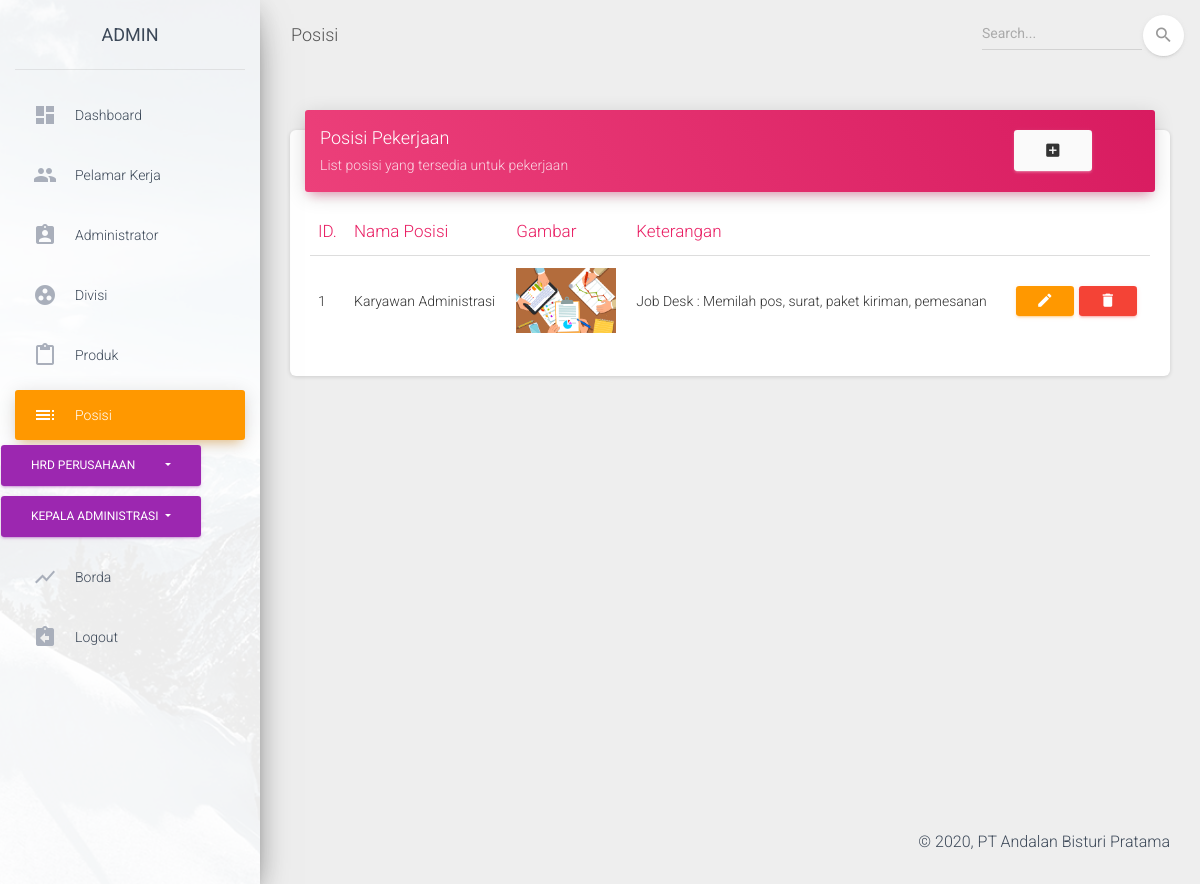
Screenshot of /index.php/Admin/Posisi with the database file from the repository.
### tables this page shows
CREATE TABLE `posisi_kerja` (
  `id_posisi` int(11) NOT NULL,
  `nama_posisi` varchar(45) NOT NULL,
  `fk_id_divisi` int(11) NOT NULL,
  `gambar` varchar(100) NOT NULL,
  `keterangan` text NOT NULL
);

### application/controllers/Admin/Posisi.php (called while the page is built, shortened)
<?php
class Posisi extends CI_Controller {
	public function __construct()
	{
		$this->load->library('form_validation');
		$this->load->model('PosisiModel');
		$this->load->helper('form');
	}
	public function index()
	{
		$data['data'] = $this->PosisiModel->get();
		$this->load->view('admin/posisi/template/header');
		$this->load->view('admin/posisi/index',$data);
		$this->load->view('admin/posisi/template/footer');
	}
}

### index.php (called while the page is built, shortened)
<?php
require_once BASEPATH.'core/CodeIgniter.php';

### application/models/PosisiModel.php (called while the page is built, shortened)
<?php
class PosisiModel extends CI_Model {
	public function get()
	{
		$this->db->select("posisi_kerja.*");
		$this->db->order_by('nama_posisi','desc');
		return $this->db->get('posisi_kerja')->result();
	}
}

### application/views/admin/posisi/index.php (the view)
<?php $c_name = "Posisi" ?>
      <div class="content">
        <div class="container-fluid">
          <div class="row">
          <div class="col-md-12">
              <div class="card">
                <div class="card-header card-header-rose">
                  <div class="row">
                    <div class="col-md-10">
                  <h4 class="card-title ">Posisi Pekerjaan</h4>
                  <p class="card-category">List posisi yang tersedia untuk pekerjaan</p>
                  </div>
                  <div class="col-xs-2">
                    <a href="<?= base_url('index.php/Admin/Posisi/insert') ?>" rel="tooltip" title="Tambah Data" class="btn btn-secondary">
                      <i class="material-icons">add_box</i>
                    </a>
                  </div>
                </div>
              </div>
                <div class="card-body">
                  <table class="table">
                  <thead class=" text-rose">
                    <th>ID.</th>
                    <th>Nama Posisi</th>
                    <th>Gambar</th>
                    <th>Keterangan</th>
                    <th></th>
                  </thead>
                  <tbody>
                    <?php foreach ($data as $key => $value): ?>
                      <tr>
                        <td><?php echo ++$key; ?></td>
                        <td><?php echo $value->nama_posisi?></td>
                        <td><img src="<?php echo base_url('assets/uploads/posisi/'.$value->gambar) ?>" alt="" width="100px"></td>
                        <td><?php echo $value->keterangan ?></td>
                        <td>
                          <a class="btn btn-sm btn-warning" href="<?php echo site_url("Admin/".$c_name."/update/".$value->id_posisi) ?>"  rel="tooltip" title="Edit"><i class="material-icons">edit</i></a>
                          <a href="<?php echo site_url("Admin/".$c_name."/delete/".$value->id_posisi) ?>" onclick="return confirm('Apakah anda yakin?')" class="btn btn-sm btn-danger"  rel="tooltip" title="Hapus"><i class="material-icons">delete</i></a>
                        </td>
                      </tr>
                      <?php endforeach ?>
                  </tbody>
                </table>
                  </div>
                </div>
              </div>
            </div>
            </div>
          </div>
        </div>
      </div>

### rows the page displays
posisi_kerja: nama_posisi "Karyawan Administrasi", gambar (picture), keterangan "Job Desk : Memilah pos, surat, paket kiriman, pemesanan"
